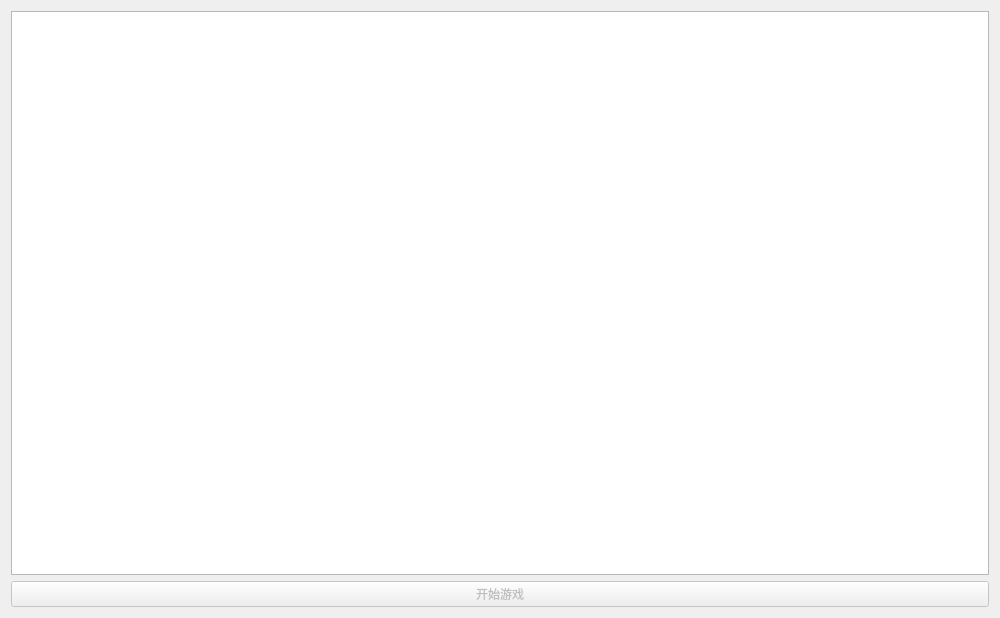
<?xml version="1.0" encoding="UTF-8"?>
<ui version="4.0">
 <class>Launcher</class>
 <widget class="QWidget" name="Launcher">
  <property name="geometry">
   <rect>
    <x>0</x>
    <y>0</y>
    <width>1000</width>
    <height>618</height>
   </rect>
  </property>
  <property name="windowTitle">
   <string>Launcher</string>
  </property>
  <layout class="QGridLayout" name="gridLayout">
   <item row="0" column="0">
    <widget class="QListWidget" name="lw_versions"/>
   </item>
   <item row="1" column="0">
    <widget class="QPushButton" name="pb_startgame">
     <property name="enabled">
      <bool>false</bool>
     </property>
     <property name="text">
      <string>开始游戏</string>
     </property>
    </widget>
   </item>
  </layout>
 </widget>
 <resources/>
 <connections/>
</ui>
